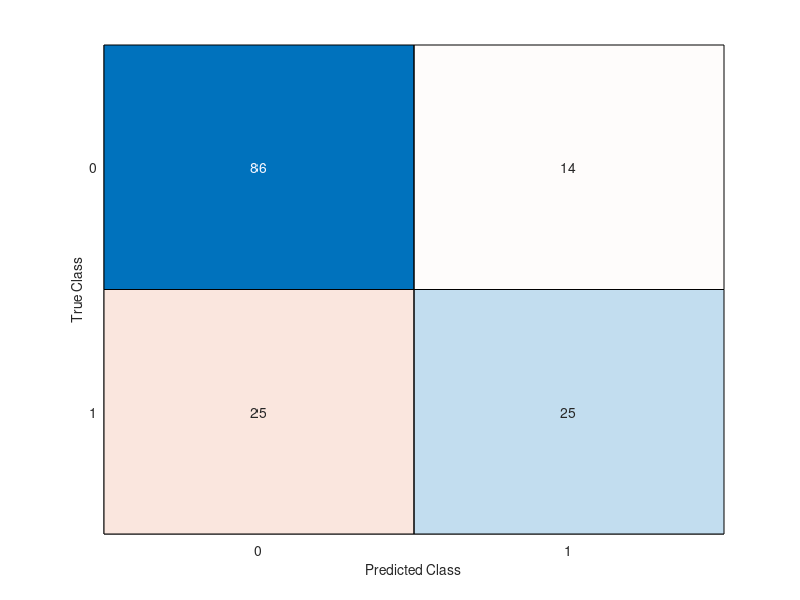
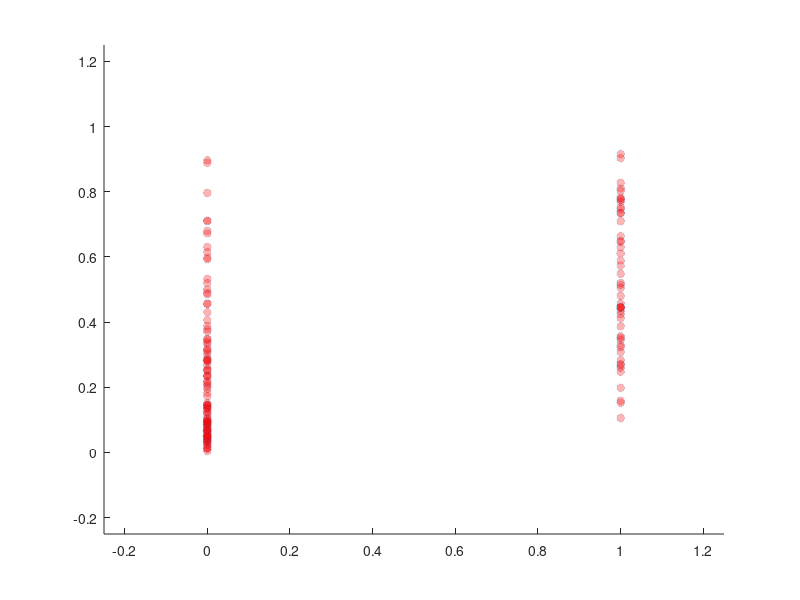

MATLAB code for these plots, in order:
% Load flower data.
load fisheriris;

% skip the first 50 sasmples just so that we have 50 of each class
first_sample = 1;
% Take some subset of the data, all features for those data points
X = meas(first_sample:end,:);
% Create the label (0 vs 1)
y = strcmp('versicolor',species(first_sample:end)); % Things that are "versicolor" or not

% Fit a logistic regression to get the model coefficients.
b = glmfit(X,y,'binomial','link','logit');

yhat = glmval(b,X,'logit');

yhat_binary = yhat > 0.5;
% cutoff, i.e. 0.5 value - probabilities are funky - if number of 1's and
% 0's are not equal, this cutoff value would need to change 
%prior probability of how many 1's are there in entire sample set, and then
%probability based on feature can be adjusted 
% if the probability we gave it was 1 (because every dataset was a 1) then 

%class balance is important 
confusionchart(y,yhat_binary);

figure();
scatter(double(y), yhat, 'ro', 'markerfacealpha',0.3, 'markeredgealpha',0.1, 'markerfacecolor','r');
axis([-0.25, 1.25, -0.25, 1.25]);